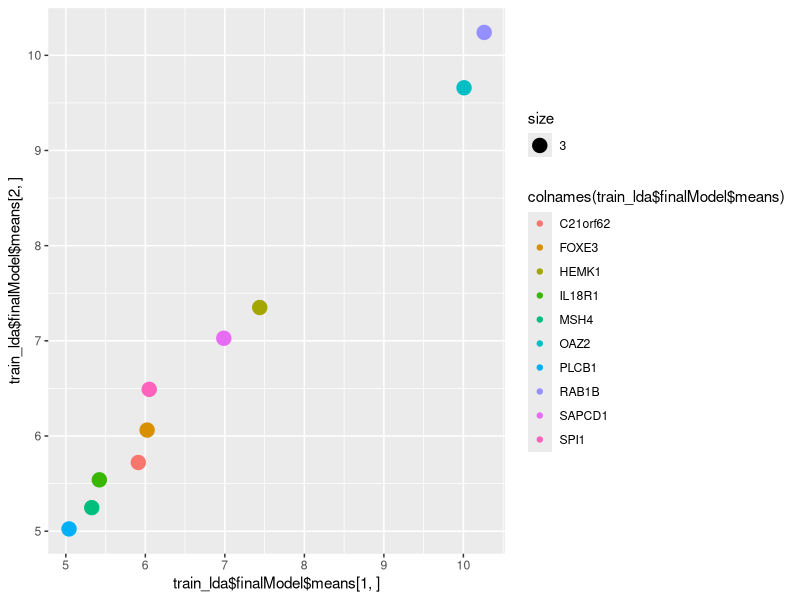
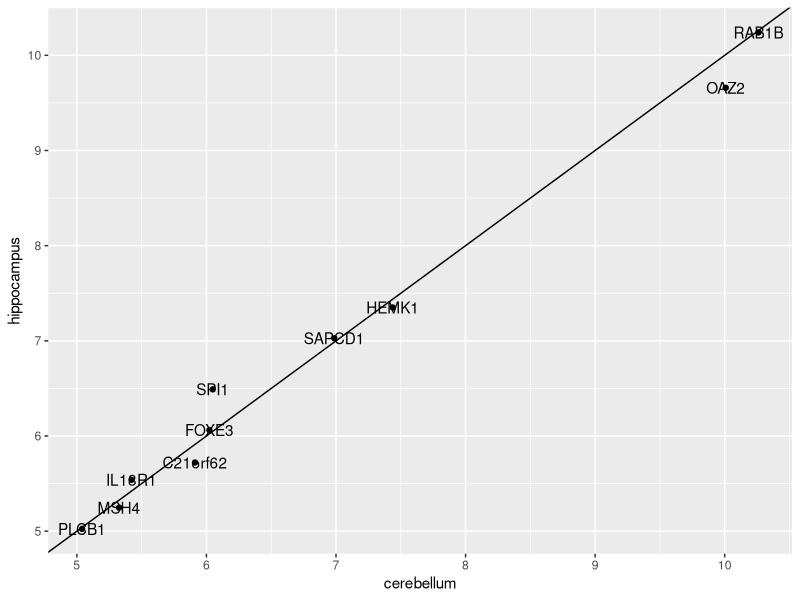
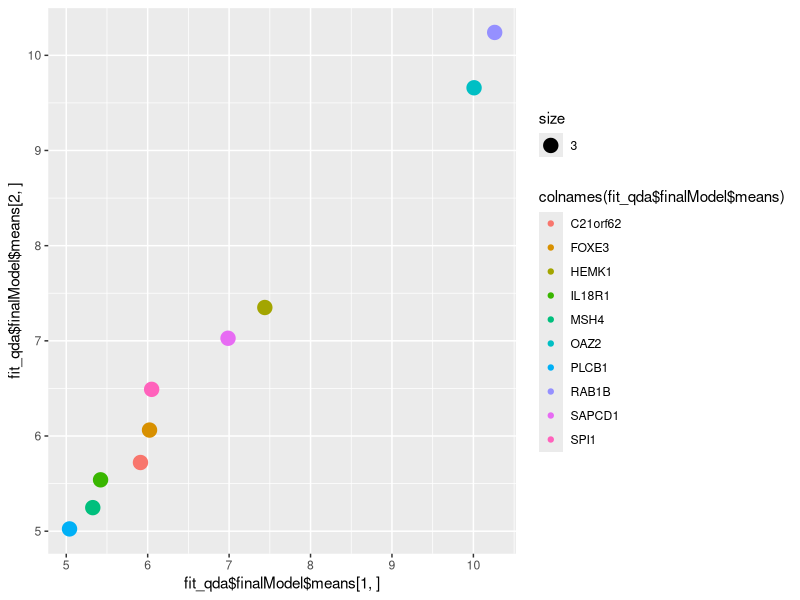
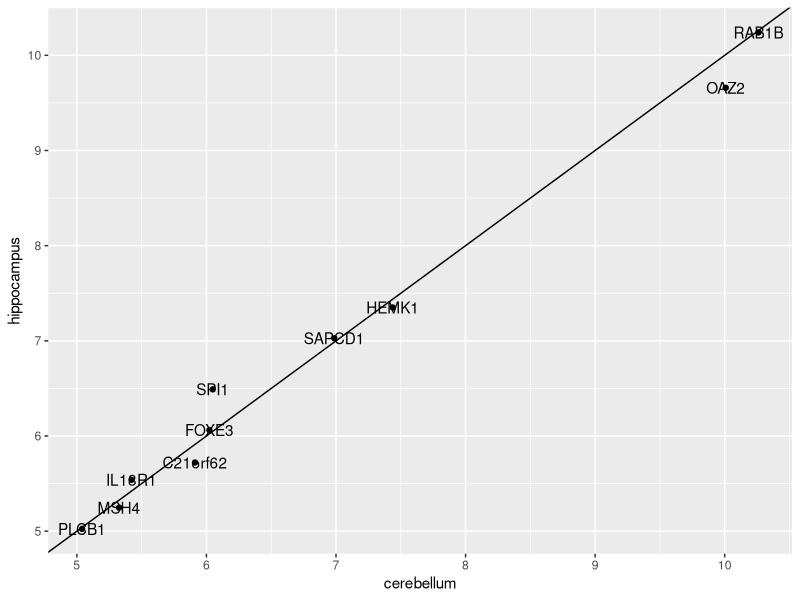
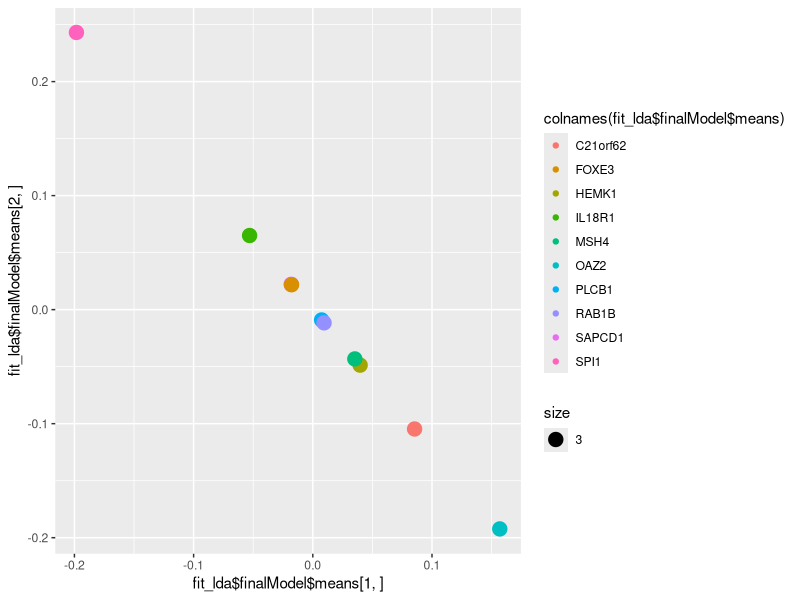
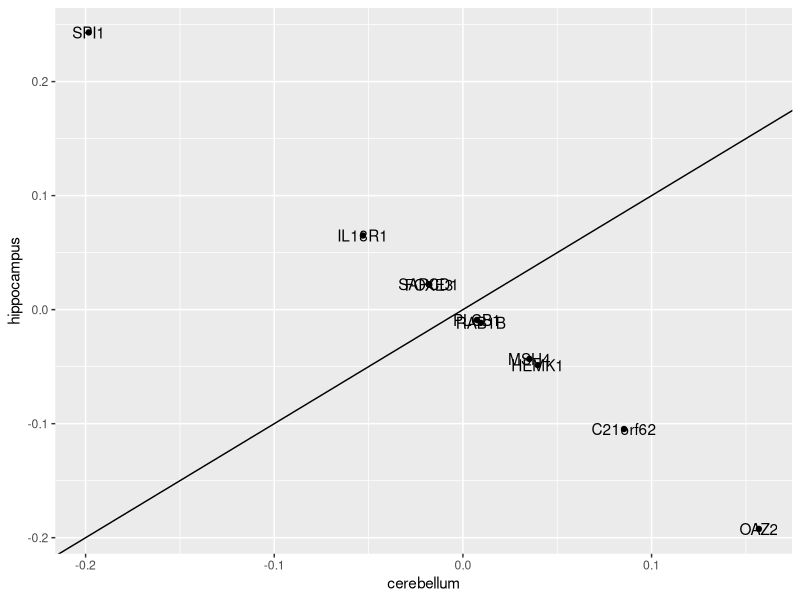
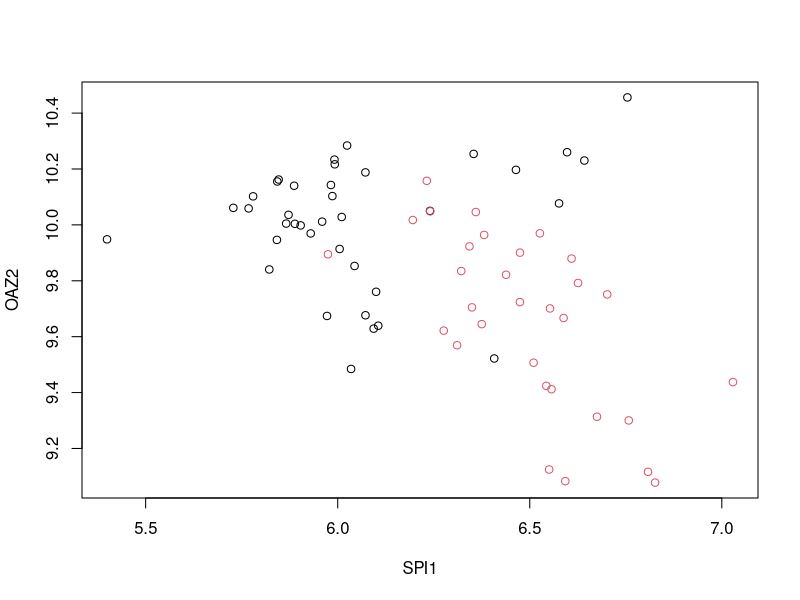

Here is the R script that generated these plots, in order:
#Q1


library(dslabs)
library(caret)
library(tidyverse)
data("tissue_gene_expression")

# set.seed(1993) #if using R 3.5 or earlier
set.seed(1993, sample.kind="Rounding") # if using R 3.6 or later
ind <- which(tissue_gene_expression$y %in% c("cerebellum", "hippocampus"))
y <- droplevels(tissue_gene_expression$y[ind])
x <- tissue_gene_expression$x[ind, ]
x <- x[, sample(ncol(x), 10)]

train_lda <- train(x, y, method = "lda")
train_lda$results$Accuracy


#Q2
qplot(train_lda$finalModel$means[1,], train_lda$finalModel$means[2,], colour = colnames(train_lda$finalModel$means), size = 3 )

#Harvard's solution:
t(train_lda$finalModel$means) %>% data.frame() %>%
  mutate(predictor_name = rownames(.)) %>%
  ggplot(aes(cerebellum, hippocampus, label = predictor_name)) +
  geom_point() +
  geom_text() +
  geom_abline()




#Q3
library(dslabs)      
library(caret)
data("tissue_gene_expression")

set.seed(1993) #set.seed(1993, sample.kind="Rounding") if using R 3.6 or later
ind <- which(tissue_gene_expression$y %in% c("cerebellum", "hippocampus"))
y <- droplevels(tissue_gene_expression$y[ind])
x <- tissue_gene_expression$x[ind, ]
x <- x[, sample(ncol(x), 10)]


fit_qda <- train(x, y, method = "qda")
fit_qda$results$Accuracy



#Q4
qplot(fit_qda$finalModel$means[1,], fit_qda$finalModel$means[2,], colour = colnames(fit_qda$finalModel$means), size = 3 )

#or, by Harvard:
t(fit_qda$finalModel$means) %>% data.frame() %>%
  mutate(predictor_name = rownames(.)) %>%
  ggplot(aes(cerebellum, hippocampus, label = predictor_name)) +
  geom_point() +
  geom_text() +
  geom_abline()

#Q5
fit_lda <- train(x, y, method = "lda", preProcess = "center")
fit_lda$results$Accuracy

qplot(fit_lda$finalModel$means[1,], fit_lda$finalModel$means[2,], colour = colnames(fit_lda$finalModel$means), size = 3 )
#or, by Harvard:
t(fit_lda$finalModel$means) %>% data.frame() %>%
  mutate(predictor_name = rownames(.)) %>%
  ggplot(aes(cerebellum, hippocampus, label = predictor_name)) +
  geom_point() +
  geom_text() +
  geom_abline()


d <- apply(fit_lda$finalModel$means, 2, diff)
ind <- order(abs(d), decreasing = TRUE)[1:2]
plot(x[, ind], col = y)



#Q6
library(dslabs)      
library(caret)
data("tissue_gene_expression")

# set.seed(1993) # if using R 3.5 or earlier
set.seed(1993, sample.kind="Rounding") # if using R 3.6 or later
y <- tissue_gene_expression$y
x <- tissue_gene_expression$x
x <- x[, sample(ncol(x), 10)]

fit_lda <- train(x, y, method = "lda", preProcess = c("center"))
fit_lda$results$Accuracy
